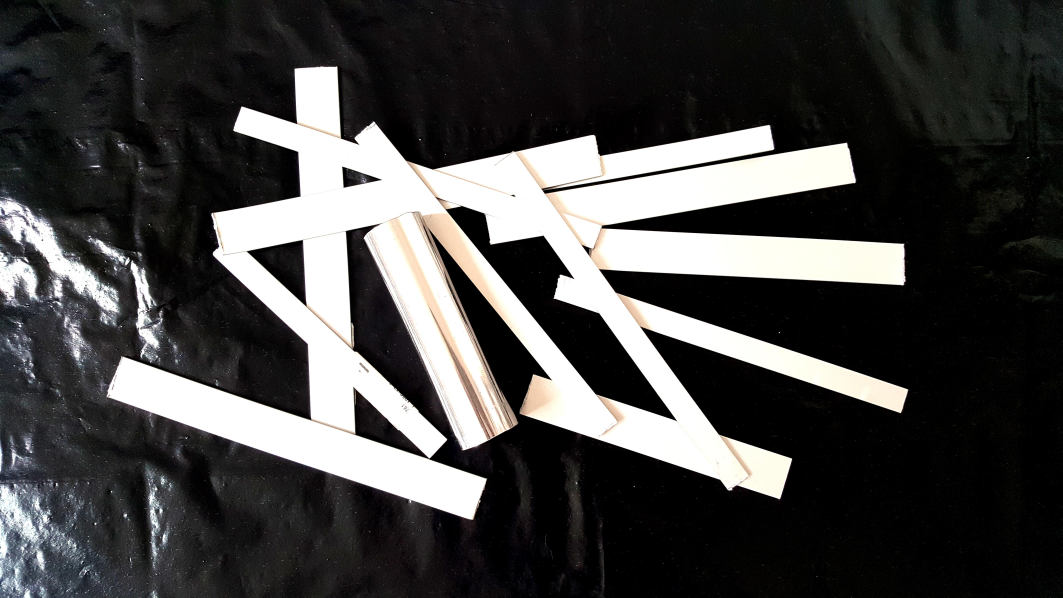
#> input picture Enh_Aluminum_1.jpg, 5312 x 2988 px, found by its file name (shown at 1/5 size); its folder holds only this picture in this run
$ jupyter execute --allow-errors Multiespectral_4.ipynb   (older library calls are emulated)
#> lines starting #> are read from the running program, lines starting #| are printed output that depends on the picture; long printed decimals are rounded
# Reading Multi Spectral Images

https://nbviewer.jupyter.org/github/thomasaarholt/hyperspy-demos/blob/master/2_SVD_and_BSS.ipynb

## Bands and Wavelengths
When talking about spectral data, we talk from both, the electromagnetic spectrum and image bands. Spectral remote sensing data are collected by powerful camera-like instruments known as imaging spectrometers. Imaging spectrometers collect reflected light energy in “bands.”

A band represents a segment of the electromagnetic spectrum. For example, the wavelength values between 800 nanometers (nm) and 850 nm might be one band captured by an imaging spectrometer. The imaging spectrometer collects reflected light energy within a pixel area on the ground. Since an imaging spectrometer collects many different types of light - for each pixel the amount of light energy for each type of light or band will be recorded. So, for example, a camera records the amount of red, green and blue light for each pixel.

Often when we work with a multispectral dataset, the band information is reported as the center wavelength value. This value represents the center point value of the wavelengths represented in that band. Thus in a band spanning 800-850 nm, the center would be 825 nm.

## Spectral Resolution
The spectral resolution of a dataset that has more than one band, refers to the spectral width of each band in the dataset. While a general spectral resolution of the sensor is often provided, not all sensors collect information within bands of uniform widths.

## Spatial Resolution
The spatial resolution of a raster represents the area on the ground that each pixel covers. If you have smaller pixels in a raster the data will appear more “detailed.” If you have large pixels in a raster, the data will appear more coarse or “fuzzy.”

## Multispectral Imagery
Images obtained with a ADC Lite - Tetracam's Lightweight ADC

I made pitures about:

>Aluminum , Copper, Brass, Iron, Stainless Steel, Painted Iron

http://tetracam.com/Products-ADC_Lite.htm

MRobalinho - 25-03-2019

[cell 1]
# Add libraries
import glob, os
import numpy as np
import matplotlib.pyplot as plt
import pandas as pd
from PIL import Image
from openpyxl import load_workbook

[cell 2]
# Verify my current folder
currDir = os.path.dirname(os.path.realpath("__file__"))
mypath = currDir
print(currDir)

[cell 3]
# Path to the image files
folder = "imagedata05"
path = currDir + "/" + folder + "/"

# Part name of file to filter files
end_file = ".jpg"

[cell 4]
# Read files from folder
print(path)
print(' ---- IMAGES ON THE FOLDER -------')

#> (the rest of this cell did not finish here and is left out)

[cell 5]
# Create Data Frame with image information
df_image = []

[cell 6]
# Look from an chanel from then image

def channel(img, n):
    """Isolate the nth channel from the image.

       n = 0: red, 1: green, 2: blue
    """
    a = np.array(img)
    a[:,:,(n!=0, n!=1, n!=2)] *= 0
#   a[:,:,n] *= 0
#   print(Image.fromarray(a), 'Get Channel n: ', n)

    print('Get Channel n: ', n)
    return Image.fromarray(a)

# def to resize
# Given parameters : image , number to divide (resize)
# [10 lines left out: function imageResize, not called in this run]

[cell 7]
# Obtain main color from image
# https://convertingcolors.com/rgb-color-169_171_170.html

def get_main_color(path, file):
    img = Image.open(path+file)
    colors = img.getcolors( 1024*1024) #put a higher value if there are many colors in your image
    print('Get main Color file:', file)
    max_occurence, most_present = 0, 0
    try:
        for c in colors:
            if c[0] > max_occurence:
                (max_occurence, most_present) = c
        return most_present
    except TypeError:
        raise Exception("Too many colors in the image")

[cell 8]
def print_file(path, xfile):
#> called with path = 'imagedata05/', xfile = 'Enh_Aluminum_1.jpg'
  print('------------------------------------------------------------------------')
  tif_f1 = Image.open(path+xfile)
#> tif_f1 is the input picture: PIL image 5312x2988 RGB; mean R, G, B 69.3, 68.8, 68.1

  print('Inf.File:',xfile)

  # Transform Image to array
  aArray = np.array(tif_f1)
  # Array sum
  xsum = aArray.sum() / 1000000
#> xsum = 3272.8

  # Get channel 0
  x0_channel = channel(tif_f1, 0)
#> in channel, `a[:,:,(n!=0, n!=1, n!=2)] *= 0`:
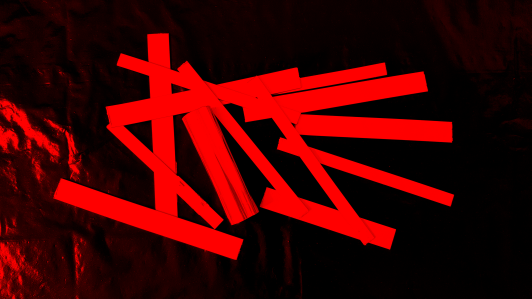
#> a: shape (2988, 5312, 3) (shown at 1/10 size); mean R, G, B 69.3, 0, 0
  aArray = np.array(x0_channel)
  xsum_0 = aArray.sum() / 1000000
#> xsum_0 = 1100.5

  # Get channel 1
  x1_channel = channel(tif_f1, 1)
#> call 2 of channel, with n = 1
#> in channel (call 2), `a[:,:,(n!=0, n!=1, n!=2)] *= 0`:
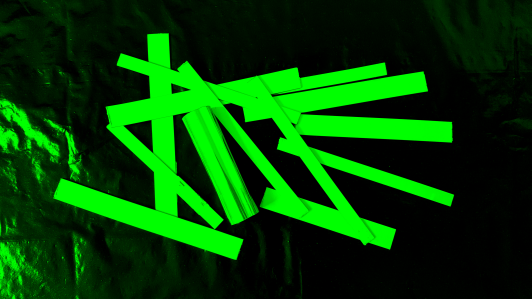
#> a: shape (2988, 5312, 3) (shown at 1/10 size); mean R, G, B 0, 68.8, 0
  aArray = np.array(x1_channel)
  xsum_1 = aArray.sum() / 1000000
#> xsum_1 = 1091.3

  # Get channel 2
  x2_channel = channel(tif_f1, 2)
#> call 3 of channel, with n = 2
#> in channel (call 3), `a[:,:,(n!=0, n!=1, n!=2)] *= 0`:
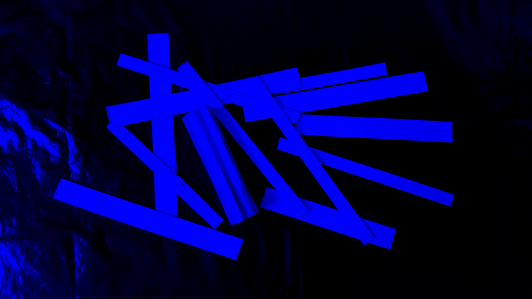
#> a: shape (2988, 5312, 3) (shown at 1/10 size); mean R, G, B 0, 0, 68.1
  aArray = np.array(x2_channel)
  xsum_2 = aArray.sum() / 1000000
#> xsum_2 = 1081.1

  # Histogram from image
  aHist = tif_f1.histogram()
#> aHist = 768 values, max 3570891 at index 512, min 2306 at index 197, mean 62001
  hsum = sum(aHist) / 100000
#> hsum = 476.2

  # Histogram channel 0
  aHist_0 = x0_channel.histogram()
#> aHist_0 = 768 values, max 15872256 at index 256, min 0 at index 257, mean 62001
  hsum_0 = sum(aHist_0) / 100000
#> hsum_0 = 476.2

  # Histogram channel 1
  aHist_1 = x1_channel.histogram()
#> aHist_1 = 768 values, max 15872256 at index 0, min 0 at index 1, mean 62001
  hsum_1 = sum(aHist_1) / 100000
#> hsum_1 = 476.2

  # Histogram chanel 0
  aHist_2 = x2_channel.histogram()
#> aHist_2 has the same summary as aHist_1
  hsum_2 = sum(aHist_2) / 100000
#> hsum_2 = 476.2

  # number elements on list
  nlist = len(aHist)
#> nlist = 768

  # Get color
  main_color = get_main_color(path, xfile)
#> in get_main_color, `colors = img.getcolors( 1024*1024)`: colors = 100504 items
#> the loop in get_main_color, `for c in colors:` made 100504 passes
#> (max_occurence, most_present) on pass 1: (2188127, (255, 255, 255))
#> after the loop in get_main_color, `for c in colors:`: max_occurence = 2998112; most_present = (0, 0, 0)
#> main_color = (0, 0, 0)
  # Transform tuple in a list
  pix_color_a = [list(main_color) for x in main_color]
#> pix_color_a = [[0, 0, 0], [0, 0, 0], [0, 0, 0]]
  pix_color_b = [x for sets in pix_color_a for x in sets]
#> pix_color_b = [0, 0, 0, 0, 0, 0, 0, 0, 0]
  # Sum the list and medium list pixel
  sum_color = sum(pix_color_b)
#> sum_color = 0
  med_color = sum_color / len(pix_color_b)
#> med_color = 0
  #print('List Color:',pix_color_a,'Sum:',sum_color,'Len:', len(pix_color_a), 'Med:',med_color)

  # Get Extrems of the image
  extr_a = tif_f1.getextrema()
#> extr_a = ((0, 255), (0, 255), (0, 255))
  # Transform tuple in a list
  extr_b = [x for sets in extr_a for x in sets]
#> extr_b = [0, 255, 0, 255, 0, 255]
  # Sum the list
  sum_list = sum(extr_b)
#> sum_list = 765
  med_extr  = sum_list / len(extr_b)
#> med_extr = 127.5
  #print('List Extremes:',extr_a,'Sum:',sum_list,'Len:', len(extr_b), 'Med:',med_extr)


  # Obtain name file without extension
  sample_name = os.path.basename(xfile).split('_')[0]

  # Print information
  print(sample_name,' Size:',tif_f1.size, ' Format:',tif_f1.format, ' Mode:', tif_f1.mode)
#| Enh  Size: (5312, 2988)  Format: JPEG  Mode: RGB
  print('          Sum array:',xsum, ' Sum Ch 0:', xsum_0, ' Sum Ch 1:', xsum_1, ' Sum Ch 2:', xsum_2)
#|           Sum array: 3272.816  Sum Ch 0: 1100.499  Sum Ch 1: 1091.265  Sum Ch 2: 1081.052
  print('          Histog   :',hsum ,'  N.List elem:', nlist )
#|           Histog   : 476.168   N.List elem: 768
  print('          Color    :',main_color,'Med Color   :',med_color)
#|           Color    : (0, 0, 0) Med Color   : 0.0
  print('          Extremes :',extr_a, 'Med Extremes:',med_extr)
#|           Extremes : ((0, 255), (0, 255), (0, 255)) Med Extremes: 127.5

   # insert information in a Pandas Data Frame
  df_image.append((folder, xfile, sample_name, tif_f1.size, tif_f1.format, tif_f1.mode ,
                   xsum, xsum_0, xsum_1, xsum_2, hsum, nlist, main_color, med_color, med_extr))

[cell 9]
# Create Data Frame with image information
df_image = []

xend_file = "*" + end_file
os.chdir(path)
for file in glob.glob(xend_file):
 #   print(file)
    print_file(path,file)

[cell 10]
df = pd.DataFrame(df_image,columns=['Folder','File','Material','Size','Format','Mode',
                                    'All_Bands', 'Sum_Ch0','Sum_Ch1','Sum_Ch2',
                                    'Histogram','Number_list_elements','Color','Med_Color','Med_Extrems'])
#> df = table of 1 rows and 15 columns
df.head(100)
#> Out = table of 1 rows and 15 columns

[cell 11]
# Verify my current folder
path = mypath + r"/upt_data.xlsx"
print('Write statistics into file :', path)

# Block to Read excel old excel file
#> (the rest of this cell did not finish here and is left out)

[cell 12]
df_plot = pd.DataFrame(df, columns=["Material", "All_Bands", "Sum_Ch0", "Sum_Ch1", "Sum_Ch2","Med_Color","Med_Extrems"])
#> df_plot = table of 1 rows and 7 columns
df_plot
#> Out = table of 1 rows and 7 columns

[cell 13]
df_plot.Sum_Ch0 = df_plot.Sum_Ch0 + 100 # to have diference lines during plot
df_plot.Sum_Ch1 = df_plot.Sum_Ch1 + 200
df_plot.Sum_Ch2 = df_plot.Sum_Ch2 + 300
df_plot.Med_Color  = df_plot.Med_Color * 10
df_plot.Med_Extrems  = df_plot.Med_Extrems * 10
df_plot
#> Out = table of 1 rows and 7 columns

[cell 14]
df_plot.plot(y=["All_Bands","Sum_Ch0","Sum_Ch1", "Sum_Ch2","Med_Color","Med_Extrems"],figsize=(10,5), grid=True )

# Obtain legend (xticks) for X axis
loc_Array_sum = np.arange(len(df_plot.index))
#> loc_Array_sum = [0]
# Position of X labels
xtick_loc = list(loc_Array_sum)
#> xtick_loc = [0]
# Name of x labels
xticks = list(df_plot.Material)
#> xticks = ['Enh']
#-------

#plt.plot(df_plot.Array_sum)
plt.title('IMAGE WITH ALL CHANNELS',fontsize=20)
plt.ylabel('Sum of image matrix',fontsize=18)
plt.xticks(xtick_loc, df_plot.Material, rotation=0)
plt.xlabel('Material',fontsize=18)
plt.show()
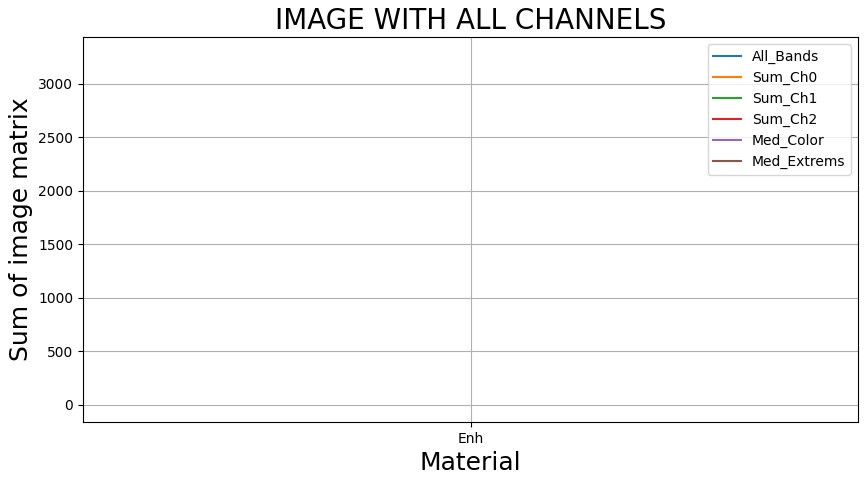
#> figure drawn by matplotlib, 1 panel

$ run again, on Enh_Iron_1.jpg
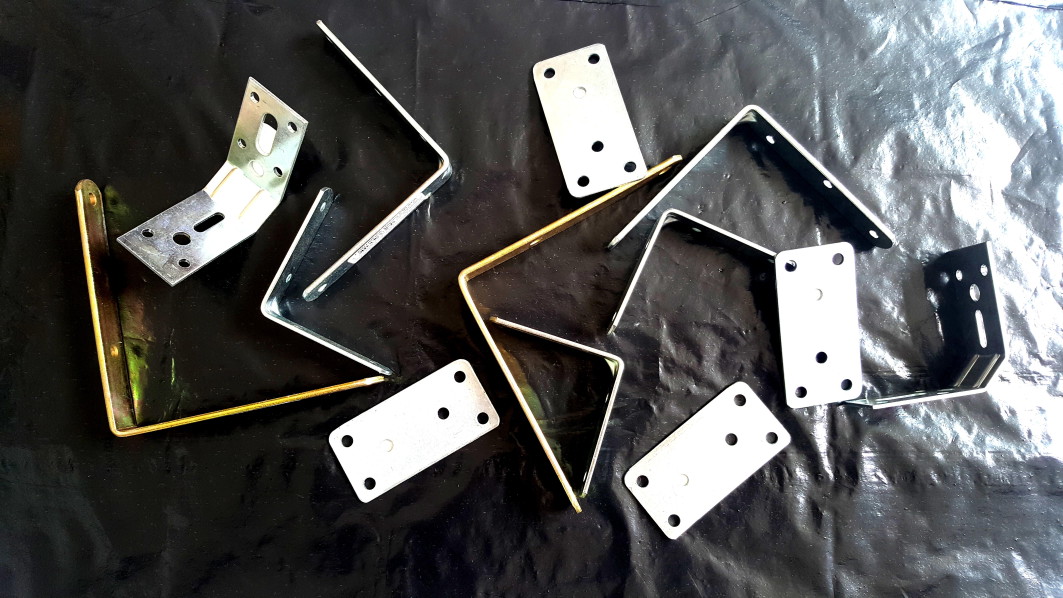
#> input picture Enh_Iron_1.jpg, 5312 x 2988 px, found by its file name (shown at 1/5 size)
#> in print_file, tif_f1 is the input picture: PIL image 5312x2988 RGB; mean R, G, B 86.2, 86.6, 86.2
#> xsum = 4109.7
#> xsum_0 = 1367.5
#> xsum_1 = 1373.8
#> in channel (call 3), `a[:,:,(n!=0, n!=1, n!=2)] *= 0`:
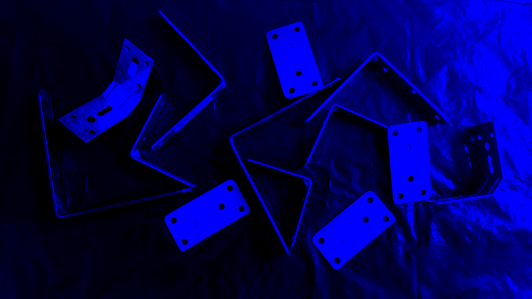
#> a: shape (2988, 5312, 3) (shown at 1/10 size); mean R, G, B 0, 0, 86.2
#> xsum_2 = 1368.4
#> aHist = 768 values, max 1754421 at index 511, min 8982 at index 218, mean 62001
#> hsum = 476.2
#> aHist_0 = 768 values, max 15872256 at index 256, min 0 at index 257, mean 62001
#> hsum_0 = 476.2
#> aHist_1 = 768 values, max 15872256 at index 0, min 0 at index 1, mean 62001
#> hsum_1 = 476.2
#> aHist_2 has the same summary as aHist_1
#> nlist = 768
#> colors = 268080 items
#> the loop in get_main_color, `for c in colors:` made 268080 passes
#> (max_occurence, most_present) on pass 1: (1294452, (255, 255, 255))
#> after the loop in get_main_color, `for c in colors:`: max_occurence = 1294452
#> main_color = (255, 255, 255)
#> pix_color_a = [[255, 255, 255], [255, 255, 255], [255, 255, 255]]
#> pix_color_b = [255, 255, 255, 255, 255, 255, 255, 255, 255]
#> sum_color = 2295
#> med_color = 255
#> extr_a = ((0, 255), (0, 255), (0, 255))
#> extr_b = [0, 255, 0, 255, 0, 255]
#> sum_list = 765
#> med_extr = 127.5
#| Enh  Size: (5312, 2988)  Format: JPEG  Mode: RGB
#|           Sum array: 4109.710  Sum Ch 0: 1367.462  Sum Ch 1: 1373.846  Sum Ch 2: 1368.402
#|           Histog   : 476.168   N.List elem: 768
#|           Color    : (255, 255, 255) Med Color   : 255.0
#|           Extremes : ((0, 255), (0, 255), (0, 255)) Med Extremes: 127.5
#> df = table of 1 rows and 15 columns
#> df_plot = table of 1 rows and 7 columns
#> loc_Array_sum = [0]
#> xticks = ['Enh']
#> `plt.show()`:
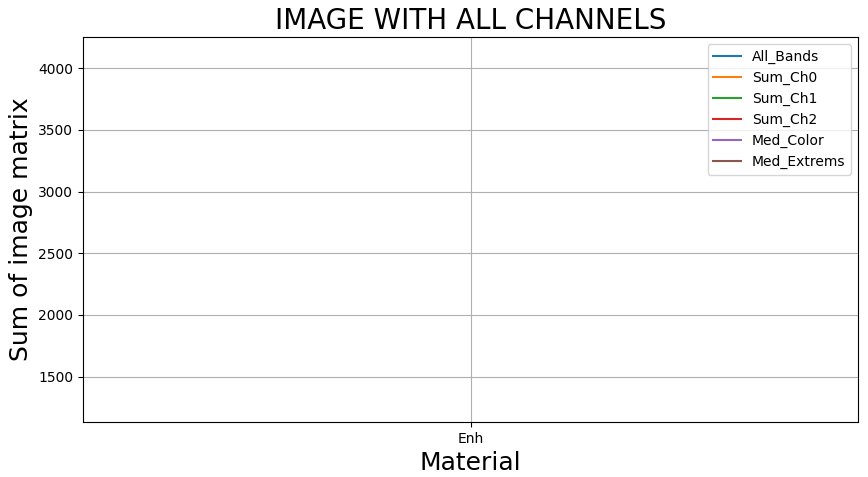
#> figure drawn by matplotlib, 1 panel

$ run again, on Enh_PaintedIron_1.jpg
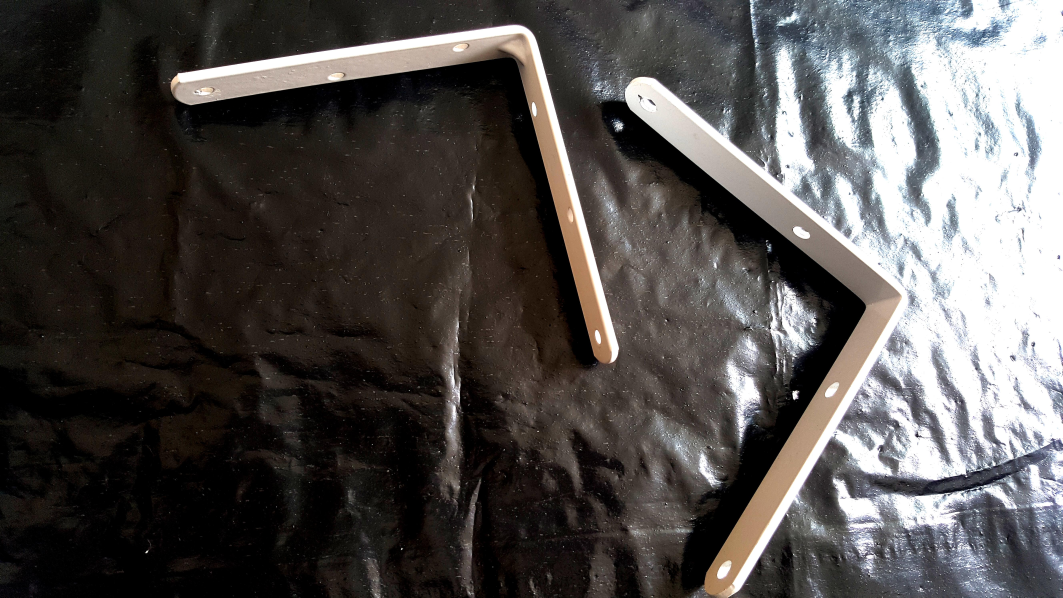
#> input picture Enh_PaintedIron_1.jpg, 5312 x 2988 px, found by its file name (shown at 1/5 size)
#> in print_file, tif_f1 is the input picture: PIL image 5312x2988 RGB; mean R, G, B 82, 78.5, 76.7
#> xsum = 3764.2
#> xsum_0 = 1301
#> xsum_1 = 1245.8
#> in channel (call 3), `a[:,:,(n!=0, n!=1, n!=2)] *= 0`:
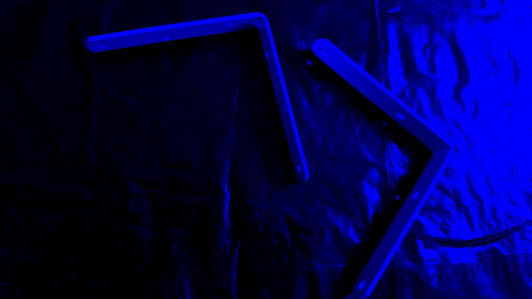
#> a: shape (2988, 5312, 3) (shown at 1/10 size); mean R, G, B 0, 0, 76.7
#> xsum_2 = 1217.4
#> aHist = 768 values, max 2008368 at index 512, min 8054 at index 486, mean 62001
#> hsum = 476.2
#> aHist_0 = 768 values, max 15872256 at index 256, min 0 at index 257, mean 62001
#> hsum_0 = 476.2
#> aHist_1 = 768 values, max 15872256 at index 0, min 0 at index 1, mean 62001
#> hsum_1 = 476.2
#> aHist_2 has the same summary as aHist_1
#> nlist = 768
#> colors = 136369 items
#> the loop in get_main_color, `for c in colors:` made 136369 passes
#> (max_occurence, most_present) on pass 1: (1305181, (255, 255, 255))
#> after the loop in get_main_color, `for c in colors:`: max_occurence = 1305181
#> main_color = (255, 255, 255)
#> pix_color_a = [[255, 255, 255], [255, 255, 255], [255, 255, 255]]
#> pix_color_b = [255, 255, 255, 255, 255, 255, 255, 255, 255]
#> sum_color = 2295
#> med_color = 255
#> extr_a = ((0, 255), (0, 255), (0, 255))
#> extr_b = [0, 255, 0, 255, 0, 255]
#> sum_list = 765
#> med_extr = 127.5
#| Enh  Size: (5312, 2988)  Format: JPEG  Mode: RGB
#|           Sum array: 3764.184  Sum Ch 0: 1300.984  Sum Ch 1: 1245.819  Sum Ch 2: 1217.382
#|           Histog   : 476.168   N.List elem: 768
#|           Color    : (255, 255, 255) Med Color   : 255.0
#|           Extremes : ((0, 255), (0, 255), (0, 255)) Med Extremes: 127.5
#> df = table of 1 rows and 15 columns
#> df_plot = table of 1 rows and 7 columns
#> loc_Array_sum = [0]
#> xticks = ['Enh']
#> `plt.show()`:
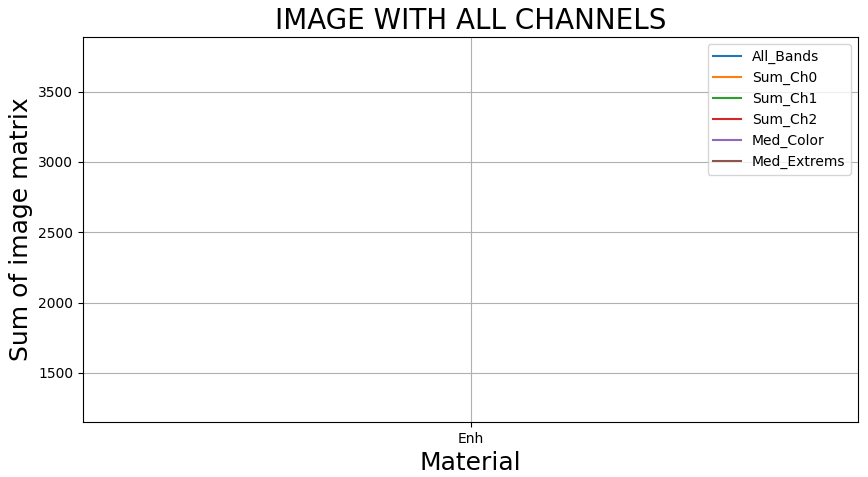
#> figure drawn by matplotlib, 1 panel
